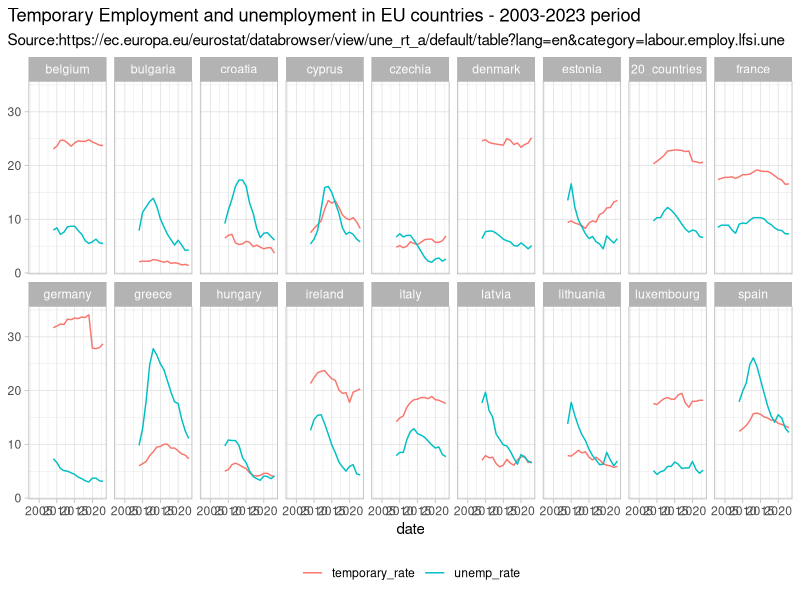
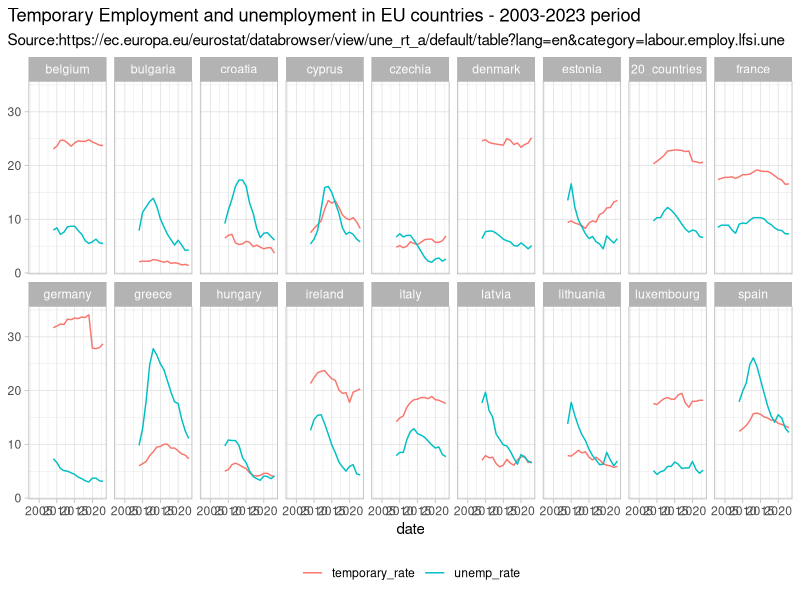

The R source for these figures, in order: (Note: this script raises an error after producing the figures.)
# R Script: 04_Facetted_charts_display_two_indicators.R

# Combine cleansed files for Unemployment and Temporary indicators
# data_cleansed folder: 

# 1. Import previous files 
library(here)
library(dplyr)

# 1.1 Import combined indicators  
combined_indic  <- read.table(here("data_cleansed", "EU_TEMP_UNEMP_COMBINED_SORTED.csv"),
                         header =TRUE, sep =',',stringsAsFactors =TRUE)
head(combined_indic)

# 2 Jut to check overall values 
# Split initial combined indicators into unemployment and temporary rate data sets 
unemp_data  <- combined_indic %>% 
  select(date,country,metric_name,metric_value) %>% 
  filter(metric_name == "unemp_rate")

temp_rate_data  <- combined_indic %>% 
  select(date,country,metric_name,metric_value) %>% 
  filter(metric_name == "temporary_rate")


# 3. Data wrangling for plots

# Out of the 36 different countries in the imported data set,  I will chart first set of 18 countries from initial list
# (euro_area_20_countries_from_2023,belgium,bulgaria,czechia,denmark,germany,estonia,ireland,greece,spain,france,croatia,
#  italy,cyprus,latvia,lithuania,luxembourg,hungary)

Subset_countries_01 <-c("euro_area_20_countries_from_2023","belgium","bulgaria","czechia","denmark","germany","estonia",
                        "ireland","greece","spain","france","croatia","italy","cyprus","latvia","lithuania","luxembourg",
                        "hungary")

Subset_01_plot_data <- combined_indic %>% 
  select(date,country,metric_name,metric_value) %>% 
  filter(country %in% Subset_countries_01) 

# Turn date into a date formatted column 
# mutate(datef = as.Date(date))
Date_fmtd_plots <- Subset_01_plot_data %>% 
                   mutate(datef = as.Date(date)) %>% 
                   select(date = datef,country,metric_name,metric_value)
str(Date_fmtd_plots)

# Rename datef variable as date
Plots_data <- Date_fmtd_plots %>% 
              select(date, country, metric_value, metric_name) 

str(Plots_data)
# Just check the two indicators we are going to plot
indicators_list <- Date_fmtd_plots %>% select(metric_name) %>% distinct()
indicators_list

# 4. Plot indicators by countries -First subset of countries (01_18)

# First batch of countries
# Display line charts facets by country displaying each indicator as individual line for each country 
library(ggplot2)

line_chart_batch_01 <- Plots_data %>% 
  ggplot( fill = metric_name) +
  geom_line(aes(date,metric_value,colour = metric_name, group = metric_name)) +
  facet_wrap(~ country, nrow = 2) +
  labs(title = "Temporary Employment and unemployment in EU countries - 2003-2023 period",
       subtitle ="Source:https://ec.europa.eu/eurostat/databrowser/view/une_rt_a/default/table?lang=en&category=labour.employ.lfsi.une",
       y = NULL,colour = NULL, fill = NULL) +
  theme_light() +
  theme(plot.title.position = "plot",
        legend.position = "bottom") # Place legent at the bottom

line_chart_batch_01

ggsave("plots_output/04_Unemp_temp_rate_line_chart_batch_01_selectec_countries_2003_2023.png", width = 6, height = 4)

# 4.2 Plotting second batch of countries
str(all_indicators_datef)


# Second batch of countries
Subset_countries_02 <-c("euro_area_20_countries_from_2023","malta","netherlands","austria",
                        "poland","portugal","romania","slovenia","slovakia","finland","sweden",
                        "iceland","norway","switzerland","bosnia_and_herzegovina","montenegro",
                        "north_macedonia","serbia","turkiye"
                        )

Subset_02_plot_data <- all_indicators_datef %>% 
  select(datef,country,value,indicator) %>% 
  filter(country %in% Subset_countries_02) 
Subset_02_plot_data

# Second batch of countries
# Display line charts facets by country displaying each indicator as individual line for each country 
str(Subset_02_plot_data)

Subset_02_plot_data_fmtd <- Subset_02_plot_data %>% select(date = datef,country,value,indicator)

line_chart_batch_02 <- Subset_02_plot_data_fmtd %>% 
  ggplot( fill = indicator) +
  geom_line(aes(date,value,colour = indicator, group = indicator)) +
  facet_wrap(~ country, nrow = 2) +
  labs(title = "Temporary Employment and unemployment in EU countries - Subset 02 02- 2003-2023 period. Yearly data",
       subtitle ="Source:https://ec.europa.eu/eurostat/databrowser/view/une_rt_a/default/table?lang=en&category=labour.employ.lfsi.une",
       y = NULL,colour = NULL, fill = NULL) +
  theme_light() +
  theme(plot.title.position = "plot",
        legend.position = "bottom") # Place legent at the bottom

line_chart_batch_02
ggsave("plots_output/05_Unemp_temp_rate_line_chart_batch_02_selectec_countries_2003_2023.png", width = 6, height = 4)

